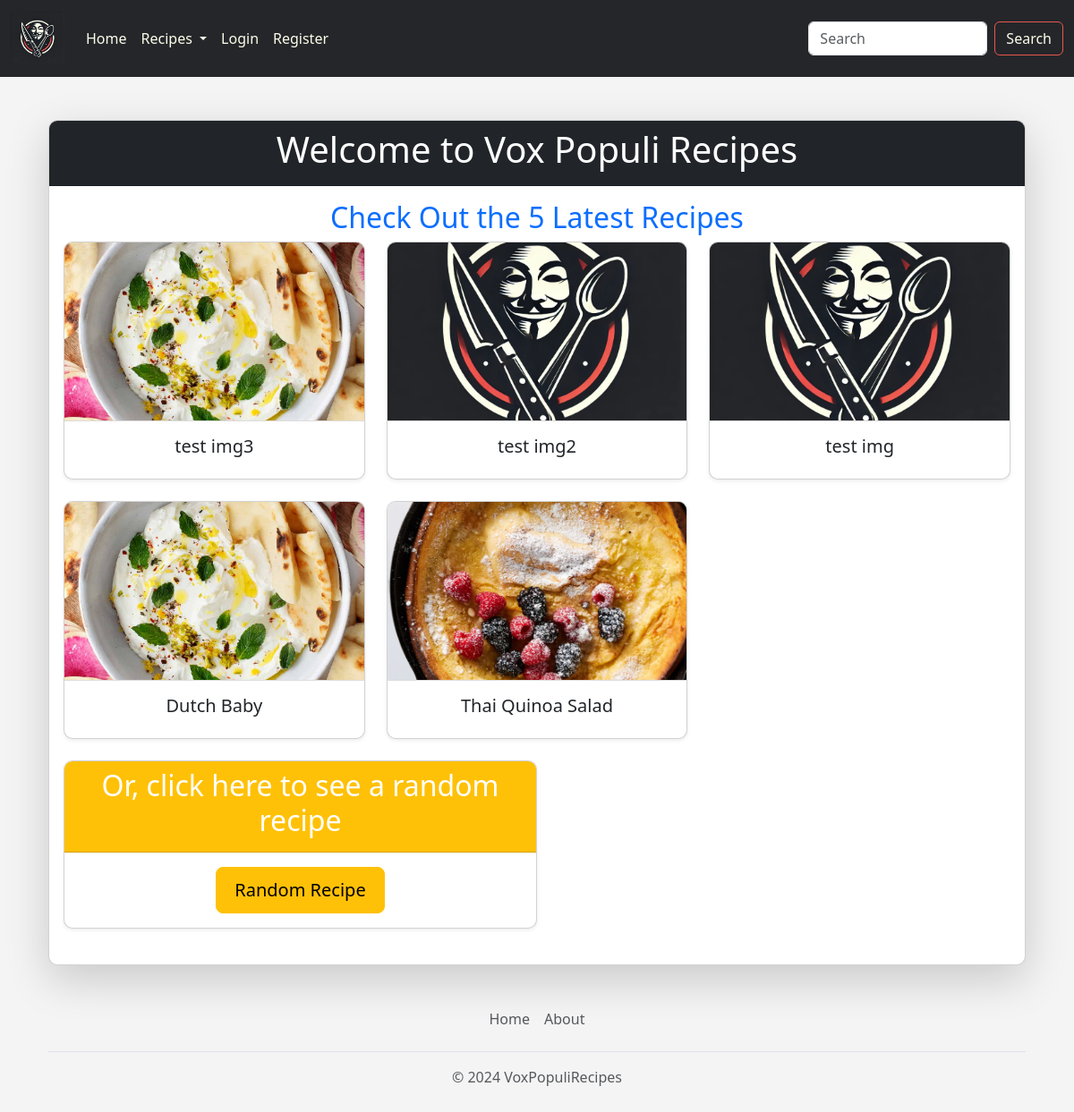
Before: / with the older database file.
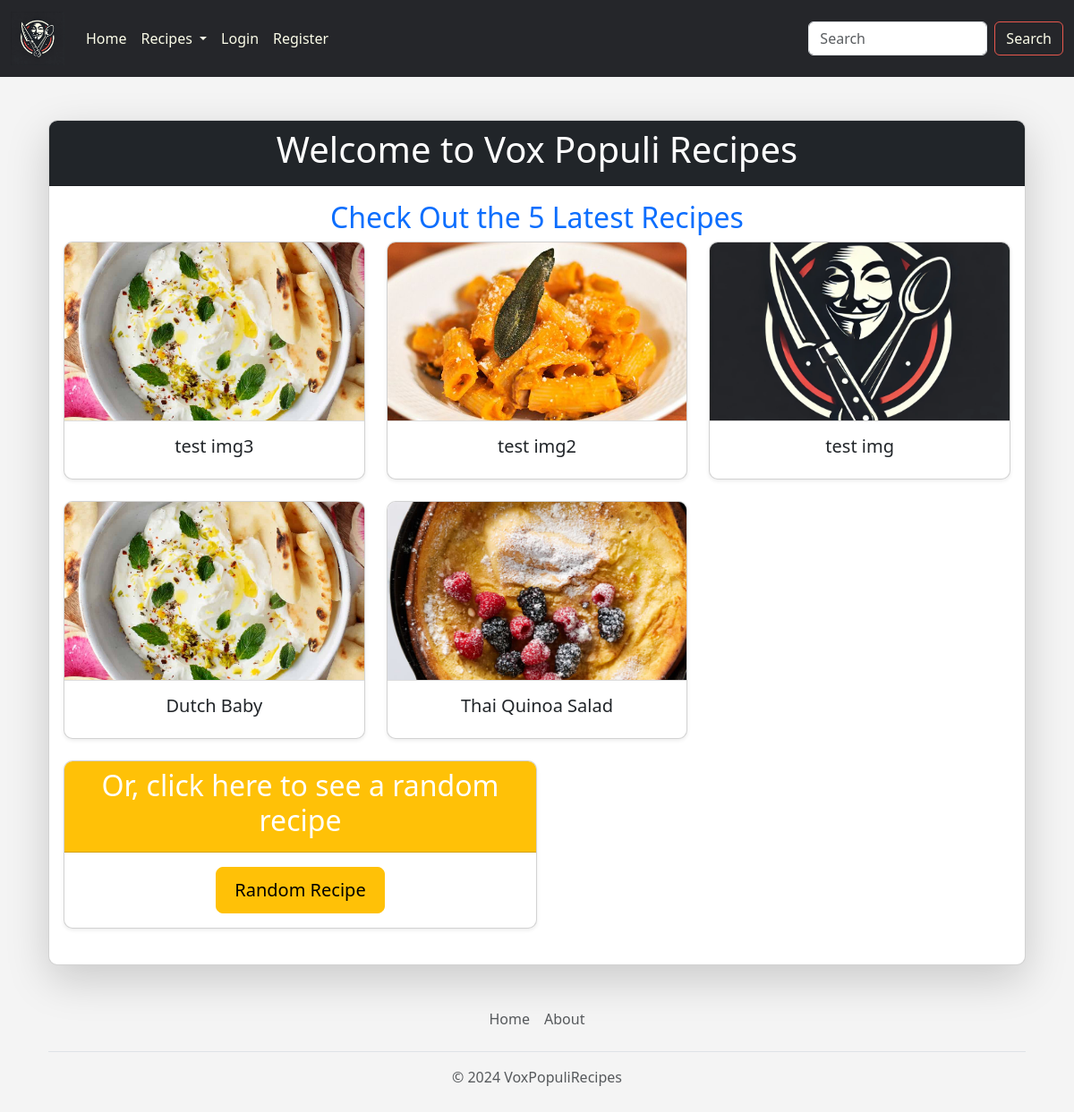
After: the same page with the newer database file.
### voxpopulirecipes/models.py (models this page shows, shortened)
class Recipe(models.Model):
    title = models.CharField(max_length=200)
    pub_date = models.DateTimeField("date published")
    created_by = models.CharField(max_length=200, blank=True, null=True)
    creator = models.ForeignKey(User, on_delete=models.CASCADE, blank=True, null=True)
    mealType = models.ForeignKey("MealType", on_delete=models.CASCADE, blank=True, null=True)
    image = models.ImageField(upload_to='uploads/recipe/', blank=True, null=True)

### voxpopulirecipes/views.py (the view)
# urls.py: path("", views.main, name="main"),
def main(request):
    lastest_recipe_list = Recipe.objects.filter(pub_date__lte=timezone.now()).order_by("-pub_date")[:5]
    all_recipes = Recipe.objects.all().order_by("id")
    all_unique_ingredients = Ingredient.objects.values_list("ingredient_text", flat=True).distinct().order_by("ingredient_text")
    template = loader.get_template("voxpopulirecipes/main.html")
    context = {
        "latest_recipe_list": lastest_recipe_list,
        "all_recipes": all_recipes,
        "all_unique_ingredients": all_unique_ingredients
    }
    return HttpResponse(template.render(context, request))

### voxpopulirecipes/templates/voxpopulirecipes/main.html (shortened to what this page needs)
{% extends 'voxpopulirecipes/base.html' %}
{% block content %}
<div class="container mt-4">
    <div class="card shadow-lg">
        <div class="card-header bg-dark text-white text-center">
            <h1>Welcome to Vox Populi Recipes</h1>
        </div>
        <div class="card-body">
            {% if latest_recipe_list %}
                <div class="mb-4">
                    <h2 class="text-primary text-center">Check Out the 5 Latest Recipes</h2>
                    <div class="row row-cols-1 row-cols-md-3 g-4">
                        {% for recipe in latest_recipe_list %}
                        <div class="col">
                            <a href="{% url 'voxpopulirecipes:detail' recipe.id %}" class="text-decoration-none">
                                <div class="card h-100 shadow-sm">
                                    {% if recipe.image %}
                                        <img
                                            src="{{ recipe.image.url }}"
                                            class="card-img-top"
                                            alt="{{ recipe.title }}"
                                            style="object-fit: cover; height: 200px;"
                                        >
                                    {% else %}
                                        <img
                                            {% load static %}
                                            src="{% static 'voxpopulirecipes/logo.png' %}"
                                            class="card-img-top"
                                            alt="Default Image"
                                            style="object-fit: cover; height: 200px;"
                                        >
                                    {% endif %}
                                    <div class="card-body text-center">
                                        <h5 class="card-title text-dark">
                                            {{ recipe.title }}
                                        </h5>
                                    </div>
                                </div>
                            </a>
                        </div>
                        {% endfor %}
                    </div>
                </div>
                <div class="col-md-6 mb-4">
                    <div class="card shadow-sm">
                        <div class="card-header bg-warning text-white text-center">
                            <h2>Or, click here to see a random recipe</h2>
                        </div>
                        <div class="card-body text-center">
                            <a href="{% url 'voxpopulirecipes:random_recipe' %}" class="btn btn-warning btn-lg">
                                 Random Recipe
                            </a>
                        </div>
                    </div>
                </div>
            {% endif %}
        </div>
    </div>
</div>
{% endblock %}

### voxpopulirecipes/templates/voxpopulirecipes/base.html (shortened to what this page needs)
{% load static %}
<!doctype html>
<html lang="en">
  <head>
    <link href="https://cdn.jsdelivr.net/npm/bootstrap@5.3.3/dist/css/bootstrap.min.css" rel="stylesheet">
  </head>
  <body>
    {% include 'voxpopulirecipes/navbar.html'%}
    <br>
    <div class='container'>
    {% block content %}
    {% endblock %}
    {% include 'voxpopulirecipes/footer.html'%}
  </body>
</html>

### voxpopulirecipes/templates/voxpopulirecipes/navbar.html (shortened to what this page needs)
<nav class="navbar navbar-expand-lg navbar-dark" style="background-color: #25262a;">
	<div class="container-fluid">
		<a class="navbar-brand" href="#">
			{% load static %}
			<img src="{% static 'voxpopulirecipes/logo.png' %}" alt="My image" width="60" height="60">
		</a>
		<div class="collapse navbar-collapse" id="navbarSupportedContent">
		<ul class="navbar-nav me-auto mb-2 mb-lg-0">
			<li class="nav-item">
				<a class="nav-link" href="{% url 'voxpopulirecipes:main' %}">Home</a>
			</li>
			<li class="nav-item dropdown">
				<a class="nav-link dropdown-toggle" href="#" role="button" data-bs-toggle="dropdown" aria-expanded="false">
					Recipes
				</a>
			</li>
			{% if user.is_authenticated %}
			<li class="nav-item">
				<a class="nav-link" href="{% url 'logout' %}">Logout</a>
			</li>
			{% else %}
			<li class="nav-item">
				<a class="nav-link" href="{% url 'login' %}">Login</a>
			</li>
			<li class="nav-item">
				<a class="nav-link" href="{% url 'register' %}">Register</a>
			</li>
			{% endif %}
			</ul>
			<form class="d-flex ms-auto" method="POST" action="{% url 'voxpopulirecipes:search_recipe'%}">
				<input class="form-control me-2" type="search" placeholder="Search" aria-label="Search" name="search_text">
				<button class="btn btn-outline-success" type="submit">Search</button>
			</form>
		</div>
	</div>
</nav>

### voxpopulirecipes/templates/voxpopulirecipes/footer.html
<div class="container">
    <footer class="py-3 my-4">
        <ul class="nav justify-content-center border-bottom pb-3 mb-3">
        <li class="nav-item"><a href="{% url 'voxpopulirecipes:main' %}" class="nav-link px-2 text-body-secondary">Home</a></li>
        <li class="nav-item"><a href="{% url 'voxpopulirecipes:about' %}" class="nav-link px-2 text-body-secondary">About</a></li>
        </ul>
        <p class="text-center text-body-secondary">© 2024 VoxPopuliRecipes</p>
    </footer>
</div>

### voxpopulirecipes/templates/voxpopulirecipes/base.html (style rules this page uses)
body { background-color: #f4f4f4; }

### voxpopulirecipes/templates/voxpopulirecipes/navbar.html (style rules this page uses)
.form-control { max-width: 200px; }
.btn-outline-success { color: #fcfde9; border-color: #e9574d; }
.navbar { background-color: #25262a; }
.nav-link { color: #fcfde9; transition: color 0.3s ease; }

Changed rows visible on the page:
changed Recipe "test img2": image: picture added
